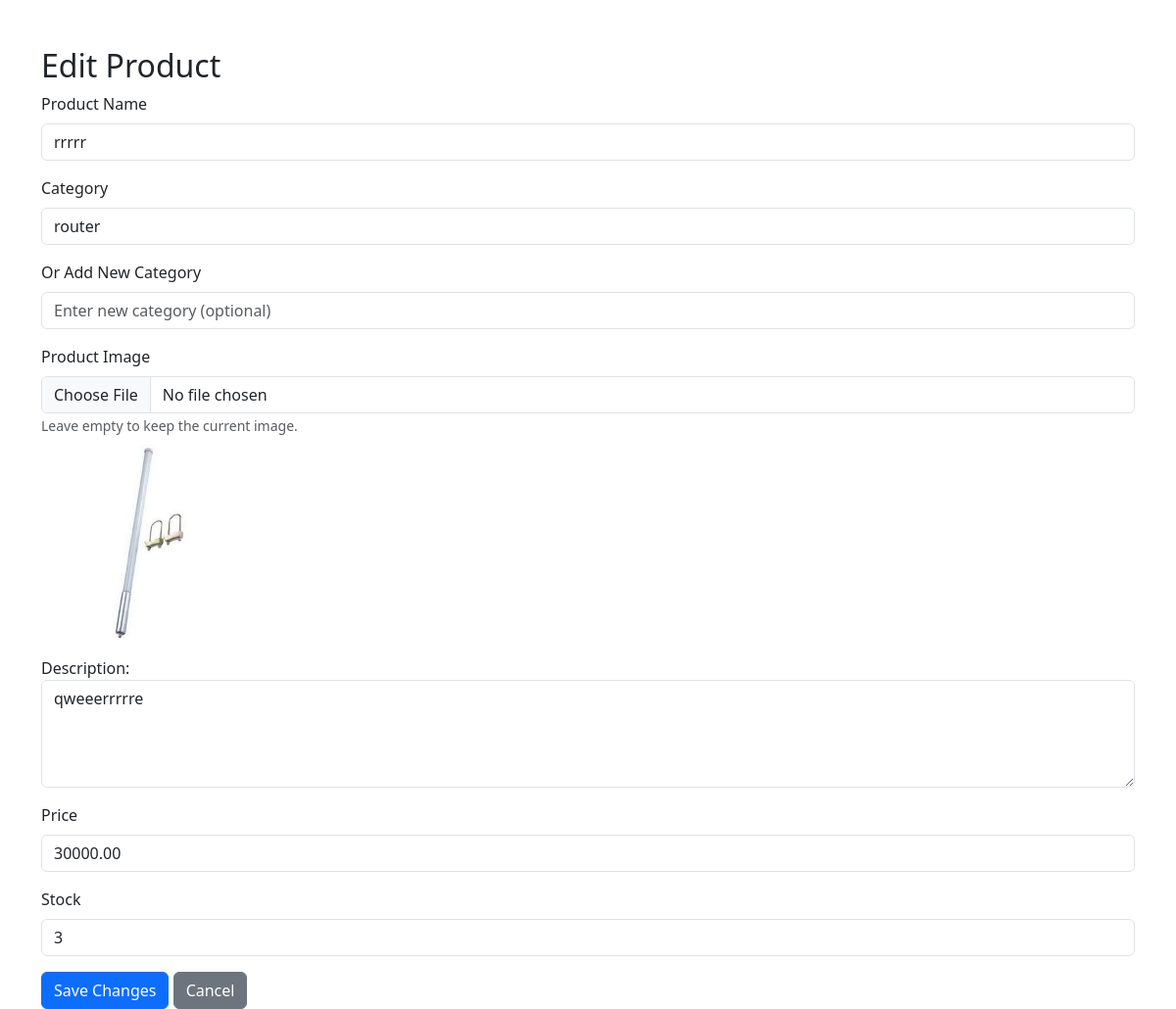
/admin/edit_product_form.php?id=27, run on the app's committed database.
### tables this page shows
CREATE TABLE `product` (
  `product_id` int(11) NOT NULL,
  `product_name` varchar(100) NOT NULL,
  `product_price` decimal(10,2) NOT NULL,
  `product_description` text DEFAULT NULL,
  `category_id` int(11) DEFAULT NULL,
  `product_image` varchar(255) NOT NULL,
  `product_stock` int(11) DEFAULT NULL
);

### admin/edit_product_form.php (the view, shortened to what this page needs)
<?php
include 'config.php';
$productId = $_GET['id'];
$productQuery = "SELECT * FROM product WHERE product_id = '$productId'";
$productResult = mysqli_query($conn, $productQuery);
$product = mysqli_fetch_assoc($productResult);
?>
<!DOCTYPE html>
<html lang="en">
<head>
    <link href="https://cdn.jsdelivr.net/npm/bootstrap@5.3.0-alpha1/dist/css/bootstrap.min.css" rel="stylesheet">
</head>
<body>
    <div class="container mt-5">
        <h2>Edit Product</h2>
        <form action="edit_product.php" method="POST" enctype="multipart/form-data">
            <div class="mb-3">
                <label for="product_name" class="form-label">Product Name</label>
                <input type="text" class="form-control" id="product_name" name="product_name" value="<?php echo $product['product_name']; ?>" required>
            </div>
            <div class="mb-3">
                <label for="category_id" class="form-label">Category</label>
                <select class="form-control" id="category_id" name="category_id">
                    <?php
                    $categoryQuery = "SELECT * FROM category";
                    $categoryResult = mysqli_query($conn, $categoryQuery);
                    while ($row = mysqli_fetch_assoc($categoryResult)) {
                        $selected = $product['category_id'] == $row['category_id'] ? 'selected' : '';
                        echo '<option value="' . $row['category_id'] . '" ' . $selected . '>' . $row['category_name'] . '</option>';
                    }
                    ?>
                </select>
            </div>
            <div class="mb-3">
                <label for="new_category" class="form-label">Or Add New Category</label>
                <input type="text" class="form-control" id="new_category" name="new_category" placeholder="Enter new category (optional)">
            </div>
            <div class="mb-3">
                <label for="product_image" class="form-label">Product Image</label>
                <input type="file" class="form-control" id="product_image" name="product_image" accept="image/*">
                <small class="text-muted">Leave empty to keep the current image.</small>
                <?php if (!empty($product['product_image'])): ?>
                    <div class="mt-2">
                        <img src="<?php echo $product['product_image']; ?>" alt="Product Image" style="max-width: 200px;">
                    </div>
                <?php endif; ?>
            </div>
            <div class="mb-3">
                <label for="product_description">Description:</label>
                <textarea id="product_description" name="product_description" rows="4" class="form-control" required><?php echo $product['product_description']; ?></textarea>
            </div>
            <div class="mb-3">
                <label for="product_price" class="form-label">Price</label>
                <input type="number" class="form-control" id="product_price" name="product_price" value="<?php echo $product['product_price']; ?>" min="0" required>
            </div>
            <div class="mb-3">
                <label for="product_stock" class="form-label">Stock</label>
                <input type="number" class="form-control" id="product_stock" name="product_stock" value="<?php echo $product['product_stock']; ?>" min="0" required>
            </div>
            <button type="submit" class="btn btn-primary">Save Changes</button>
            <a href="products.php" class="btn btn-secondary">Cancel</a>
        </form>
    </div>
</body>
</html>

### data on the page
product: product_name "rrrrr", product_image (picture), product_description "qweeerrrrre", product_price "30000.00", product_stock "3"

### other printed values
form field category_id "router"
